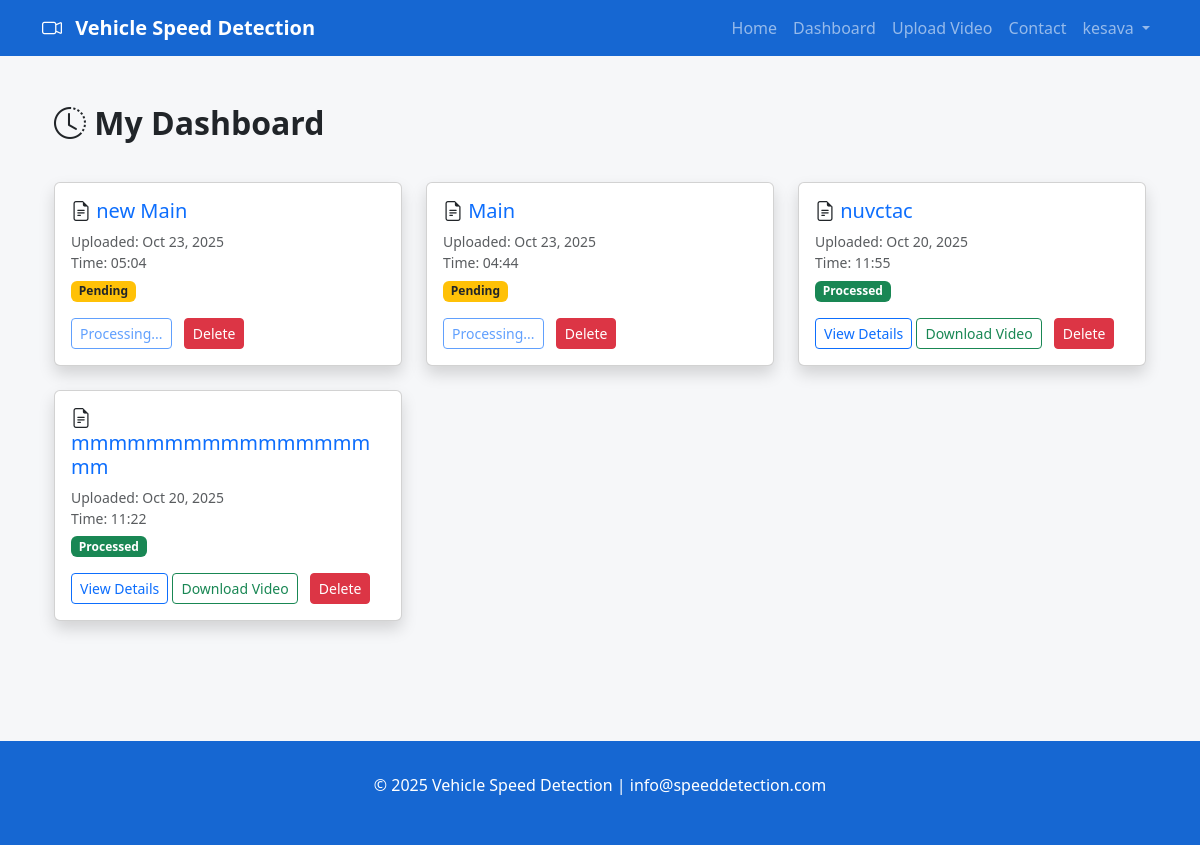
The page /dashboard/ (signed in) on the database its author committed.
### detection/models.py (models this page shows, shortened)
class Video(models.Model):
    user = models.ForeignKey(User, on_delete=models.CASCADE)
    title = models.CharField(max_length=255)
    file = models.FileField(upload_to='uploads/')
    result_file = models.FileField(upload_to='processed/', null=True, blank=True)
    uploaded_at = models.DateTimeField(auto_now_add=True)
    processed = models.BooleanField(default=False)

### detection/views.py (the view)
# urls.py: path('dashboard/', views.dashboard, name='dashboard'),
@login_required
def dashboard(request):
    videos = Video.objects.filter(user=request.user).order_by('-uploaded_at')
    return render(request, 'detection/dashboard.html', {'videos': videos})

### templates/detection/dashboard.html
{% extends 'base.html' %}
{% block content %}
<div class="container py-4">
    <div class="row">
        <div class="col-12 mb-4">
            <h2 class="fw-bold mb-3">
                <i class="bi bi-clock-history"></i> My Dashboard
            </h2>
        </div>
    </div>
    <div class="row">
        {% if videos %}
            {% for video in videos %}
                <div class="col-md-6 col-lg-4 mb-4 d-flex align-items-stretch">
                    <div class="card shadow w-100">
                        <div class="card-body">
                            <h5 class="card-title mb-2">
                                <i class="bi bi-file-earmark-text"></i>
                                <span class="text-primary">{{ video.title|truncatechars:25 }}</span>
                            </h5>
                            <p class="mb-1 small text-muted">
                                Uploaded: {{ video.uploaded_at|date:"M d, Y" }}<br>
                                Time: {{ video.uploaded_at|date:"H:i" }}
                            </p>
                            <span class="badge {% if video.processed %}bg-success{% else %}bg-warning text-dark{% endif %} mb-2">
                                {{ video.processed|yesno:"Processed,Pending" }}
                            </span>
                            <div class="mt-2">
                                {% if video.processed %}
                                    <a href="{% url 'view_results' video.id %}" class="btn btn-outline-primary btn-sm">View Details</a>
                                    {% if video.result_file %}
                                        <a href="{{ video.result_file.url }}" class="btn btn-outline-success btn-sm">Download Video</a>
                                    {% endif %}
                                {% else %}
                                    <button disabled class="btn btn-outline-primary btn-sm">Processing...</button>
                                {% endif %}
                                <a href="{% url 'delete_video' video.id %}" class="btn btn-danger btn-sm ms-2">Delete</a>
                            </div>
                        </div>
                    </div>
                </div>
            {% endfor %}
        {% else %}
            <div class="col-12">
                <div class="alert alert-info shadow-sm">
                    <i class="bi bi-info-circle"></i> No uploads yet. Click "Upload Video" to get started!
                </div>
            </div>
        {% endif %}
    </div>
</div>
{% endblock %}

### templates/base.html (shortened to what this page needs)
<!DOCTYPE html>
<html lang="en">
<head>
    <link href="https://cdn.jsdelivr.net/npm/bootstrap@5.3.2/dist/css/bootstrap.min.css" rel="stylesheet" />
    <link href="https://cdn.jsdelivr.net/npm/bootstrap-icons@1.11.1/font/bootstrap-icons.css" rel="stylesheet" />
</head>
<body>
<nav class="navbar navbar-expand-lg navbar-dark" style="background-color: #1667d2;">
  <div class="container">
    <a class="navbar-brand" href="{% url 'home' %}">
      <span class="me-2 bi bi-camera-video"></span> Vehicle Speed Detection
    </a>
    <div class="collapse navbar-collapse" id="navbarNav">
      <ul class="navbar-nav ms-auto">
        <li class="nav-item"><a class="nav-link" href="{% url 'home' %}">Home</a></li>
        <li class="nav-item"><a class="nav-link" href="{% url 'dashboard' %}">Dashboard</a></li>
        <li class="nav-item"><a class="nav-link" href="{% url 'upload_video' %}">Upload Video</a></li>
        <li class="nav-item"><a class="nav-link" href="{% url 'contact' %}">Contact</a></li>
        {% if user.is_authenticated %}
          <li class="nav-item dropdown">
            <a class="nav-link dropdown-toggle" href="#" id="userDropdown" role="button" data-bs-toggle="dropdown" aria-expanded="false">
              {{ user.username }}
            </a>
          </li>
        {% else %}
          <li class="nav-item"><a class="nav-link" href="{% url 'login' %}">Login</a></li>
          <li class="nav-item"><a class="nav-link" href="{% url 'signup' %}">Sign Up</a></li>
        {% endif %}
      </ul>
    </div>
  </div>
</nav>
<div class="container py-4">
  {% block content %}{% endblock %}
</div>
<footer class="footer mt-5">
  <div class="container text-center">
    <p>© 2025 Vehicle Speed Detection | info@speeddetection.com</p>
  </div>
</footer>
</body>
</html>

### templates/base.html (style rules this page uses)
body { background-color: #f6f7f9; }
.navbar-brand { font-weight: 700; }
.footer { background: #1667d2; color: white; padding: 2rem 0; }

### rows shown on the page
Video: title "new Main", uploaded_at "Oct 23, 2025", uploaded_at "05:04", processed "Pending", shows "Processing..."
Video: title "Main", uploaded_at "Oct 23, 2025", uploaded_at "04:44", processed "Pending", shows "Processing..."
Video: title "nuvctac", uploaded_at "Oct 20, 2025", uploaded_at "11:55", processed "Processed"
Video: title "mmmmmmmmmmmmmmmmmm", uploaded_at "Oct 20, 2025", uploaded_at "11:22", processed "Processed"

### other values the page prints
{{ user.username }} "kesava"
